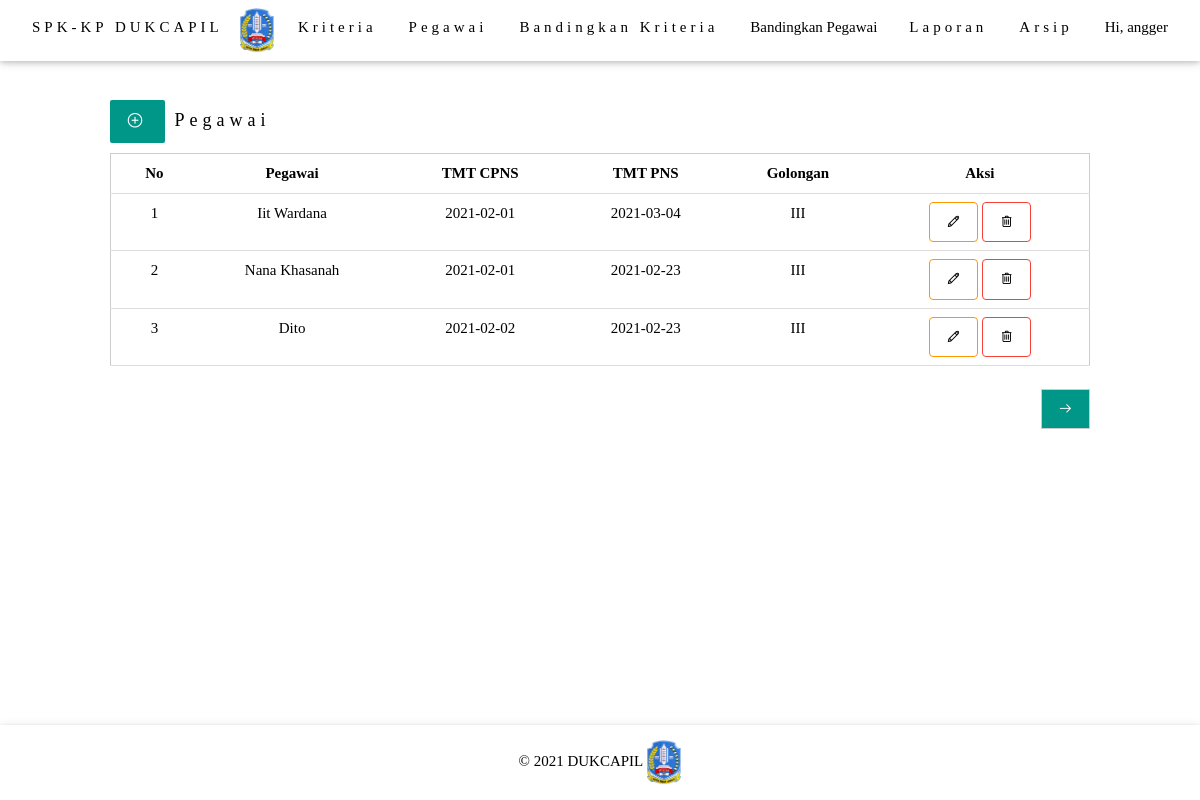
Page /spkkp/alternatif.php (signed in) on the committed database.
### tables this page shows
CREATE TABLE `alternatif` (
  `id` int(11) NOT NULL,
  `nama` varchar(50) NOT NULL,
  `cpns` date DEFAULT NULL,
  `pns` date DEFAULT NULL,
  `golongan` enum('I','II','III','IV') NOT NULL DEFAULT 'III'
);

### spkkp/fungsi.php (called while the page is built, shortened)
<?php
function getRole($id)
{
	include('config.php');
	$query  = "SELECT role FROM users WHERE id=$id";
	$result = mysqli_query($koneksi, $query);
	while ($row = mysqli_fetch_array($result)) {
		$role = $row['role'];
	}
	return $role;
}
	?>

### spkkp/alternatif.php (the view, shortened to what this page needs)
<?php
	include('config.php');
	include('fungsi.php');
	include('header.php');
?>
<br><br><br><br>
<section class="w3-content">
	<h5 class=""><a href="tambah.php?jenis=alternatif"  class="w3-button w3-round-small w3-teal"> <i class="la la-plus-circle"></i> </a> Pegawai</h5>
	<table class="w3-table w3-border w3-bordered w3-hovered w3-centered">
		<thead>
			<tr>
				<th class="collapsing">No</th>
				<th >Pegawai</th>
				<th>TMT CPNS</th>
				<th>TMT PNS</th>
				<th>Golongan</th>
				<th>Aksi</th>
			</tr>
		</thead>
		<tbody>
		<?php
			$query = "SELECT * FROM alternatif ORDER BY id";
			$result	= mysqli_query($koneksi, $query);
			$i = 0;
			while ($row = mysqli_fetch_array($result)) {
				$i++;
		?>
			<tr>
				<td><?php echo $i ?></td>
				<td><?php echo ucfirst($row['nama']) ?></td>
				<td><?php echo $row['cpns'] ?></td>
				<td><?php echo $row['pns'] ?></td>
				<td><?php echo $row['golongan'] ?></td>
				<td class="right aligned collapsing">
					<form method="post" action="alternatif.php">
						<?php
						$role = getRole($_SESSION['id']);
						if ($role=='admin') {
							echo "<button type='submi' name='edit' class='w3-button w3-white w3-border w3-round w3-border-orange'><i class='la la-pencil'></i></button>";
							echo "<span> </span>";
							echo "<button type='submit' name='delete' class='w3-button w3-white w3-border w3-round w3-border-red '><i class='la la-trash'></i></button>";
						}
						 ?>
					</form>
				</td>
			</tr>
<?php } ?>
		</tbody>
	</table>
	<br>
	<form action="bobot_kriteria.php">
	<button class="w3-button w3-rounded w3-border w3-teal" style="float: right;">
		<i class="la la-arrow-right" ></i>
	</button>
	</form>
</section>
<?php include('footer.php'); ?>

### spkkp/header.php (shortened to what this page needs)
<!DOCTYPE html>
<html>
<head>
	<link rel="stylesheet" href="css/w3.css">
	<link rel="stylesheet" href="la/css/line-awesome.min.css">
</head>
<body>
	<div class="w3-top">
	  <div class="w3-bar w3-white w3-padding w3-card" style="letter-spacing:4px;">
	    <a href="/" class="w3-bar-item w3-button"> SPK-KP DUKCAPIL</a>
			<img src="images/logo.png" alt="company-logo" class="w3-bordered w3-left-align " width="35" height="45" >
	    <div class="w3-right w3-hide-small">
	      <a href="kriteria.php" class="w3-bar-item w3-button">Kriteria</a>
	      <a href="alternatif.php" class="w3-bar-item w3-button">Pegawai</a>
<?php
$role = getRole($_SESSION["id"]);
if ($role=="admin") {
	echo "<a href='bobot_kriteria.php' class='w3-bar-item w3-button'>Bandingkan Kriteria</a>";
	echo "<div class='w3-dropdown-hover'>";
	echo "<button class='w3-button'>Bandingkan Pegawai</button>";
 echo "</div>";
}
 ?>
						<a href="hasil.php" class="w3-bar-item w3-button">Laporan</a>
            <a href="arsip.php" class="w3-bar-item w3-button">Arsip</a>
						<div class="w3-dropdown-hover">
						  <button class="w3-button">Hi, <?php echo htmlspecialchars($_SESSION["username"]); ?></button>
						</div>
	    </div>
	  </div>
	</div>

### spkkp/footer.php (shortened to what this page needs)
<footer class="w3-buttom w3-white w3-card w3-padding-5 " style="  position: fixed;
left: 0;
  bottom: 0;
  width: 100%;"  >
	<p class="w3-center" > &copy; <?php echo date("Y"); ?> DUKCAPIL  <img src="images/logo.png" alt="company-logo" class="w3-bordered" width="35" height="45" ></p>
</footer>
</body>
</html>

### spkkp/css/w3.css (style rules this page uses)
html { box-sizing:border-box }
*,*:before,*:after { box-sizing:inherit }
html { -ms-text-size-adjust:100%;-webkit-text-size-adjust:100% }
body { margin:0 }
article,aside,details,figcaption,figure,footer,header,main,menu,nav,section { display:block }
a { background-color:transparent }
img { border-style:none }
button,input,select,textarea,optgroup { font:inherit;margin:0 }
button,input { overflow:visible }
button,select { text-transform:none }
button,[type=button],[type=reset],[type=submit] { -webkit-appearance:button }
html,body { font-family:Verdana,sans-serif;font-size:15px;line-height:1.5 }
html { overflow-x:hidden }
h5 { font-size:18px }
h1,h2,h3,h4,h5,h6 { font-family:"Segoe UI",Arial,sans-serif;font-weight:400;margin:10px 0 }
img { vertical-align:middle }
a { color:inherit }
.w3-table,.w3-table-all { border-collapse:collapse;border-spacing:0;width:100%;display:table }
.w3-bordered tr,.w3-table-all tr { border-bottom:1px solid #ddd }
.w3-centered tr th,.w3-centered tr td { text-align:center }
.w3-table td,.w3-table th,.w3-table-all td,.w3-table-all th { padding:8px 8px;display:table-cell;text-align:left;vertical-align:top }
.w3-table th:first-child,.w3-table td:first-child,.w3-table-all th:first-child,.w3-table-all td:first-child { padding-left:16px }
.w3-btn,.w3-button { border:none;display:inline-block;padding:8px 16px;vertical-align:middle;overflow:hidden;text-decoration:none;color:inherit;background-color:inherit;text-align:center;cursor:pointer;white-space:nowrap }
.w3-btn,.w3-button { -webkit-touch-callout:none;-webkit-user-select:none;-khtml-user-select:none;-moz-user-select:none;-ms-user-select:none;user-select:none }
.w3-dropdown-click,.w3-dropdown-hover { position:relative;display:inline-block;cursor:pointer }
.w3-bar { width:100%;overflow:hidden }
.w3-bar .w3-bar-item { padding:8px 16px;float:left;width:auto;border:none;display:block;outline:0 }
.w3-bar .w3-dropdown-hover,.w3-bar .w3-dropdown-click { position:static;float:left }
.w3-bar .w3-button { white-space:normal }
.w3-container:after,.w3-container:before,.w3-panel:after,.w3-panel:before,.w3-row:after,.w3-row:before,.w3-row-padding:after,.w3-row-padding:before, .w3-cell-row:before,.w3-cell-row:after,.w3-clear:after,.w3-clear:before,.w3-bar:before,.w3-bar:after { content:"";display:table;clear:both }
.w3-content,.w3-auto { margin-left:auto;margin-right:auto }
.w3-content { max-width:980px }
.w3-top,.w3-bottom { position:fixed;width:100%;z-index:1 }
.w3-top { top:0 }
.w3-round-small { border-radius:2px }
.w3-round,.w3-round-medium { border-radius:4px }
.w3-card,.w3-card-2 { box-shadow:0 2px 5px 0 rgba(0,0,0,0.16),0 2px 10px 0 rgba(0,0,0,0.12) }
.w3-left-align { text-align:left!important }
.w3-center { text-align:center!important }
.w3-border { border:1px solid #ccc!important }
.w3-padding { padding:8px 16px!important }
.w3-right { float:right!important }
.w3-teal,.w3-hover-teal:hover { color:#fff!important;background-color:#009688!important }
.w3-white,.w3-hover-white:hover { color:#000!important;background-color:#fff!important }
.w3-border-orange,.w3-hover-border-orange:hover { border-color:#ff9800!important }
.w3-border-red,.w3-hover-border-red:hover { border-color:#f44336!important }

### spkkp/header.php (style rules this page uses)
body { font-family: "Times New Roman", Georgia, Serif; }
h1, h2, h3, h4, h5, h6 { font-family: "Playfair Display"; letter-spacing: 5px; }

### rows in the picture
alternatif: nama "Iit Wardana", cpns "2021-02-01", pns "2021-03-04", golongan "III"
alternatif: nama "Nana Khasanah", cpns "2021-02-01", pns "2021-02-23", golongan "III"
alternatif: nama "Dito", cpns "2021-02-02", pns "2021-02-23", golongan "III"

### other values in the picture
$_SESSION["username"] "angger"
